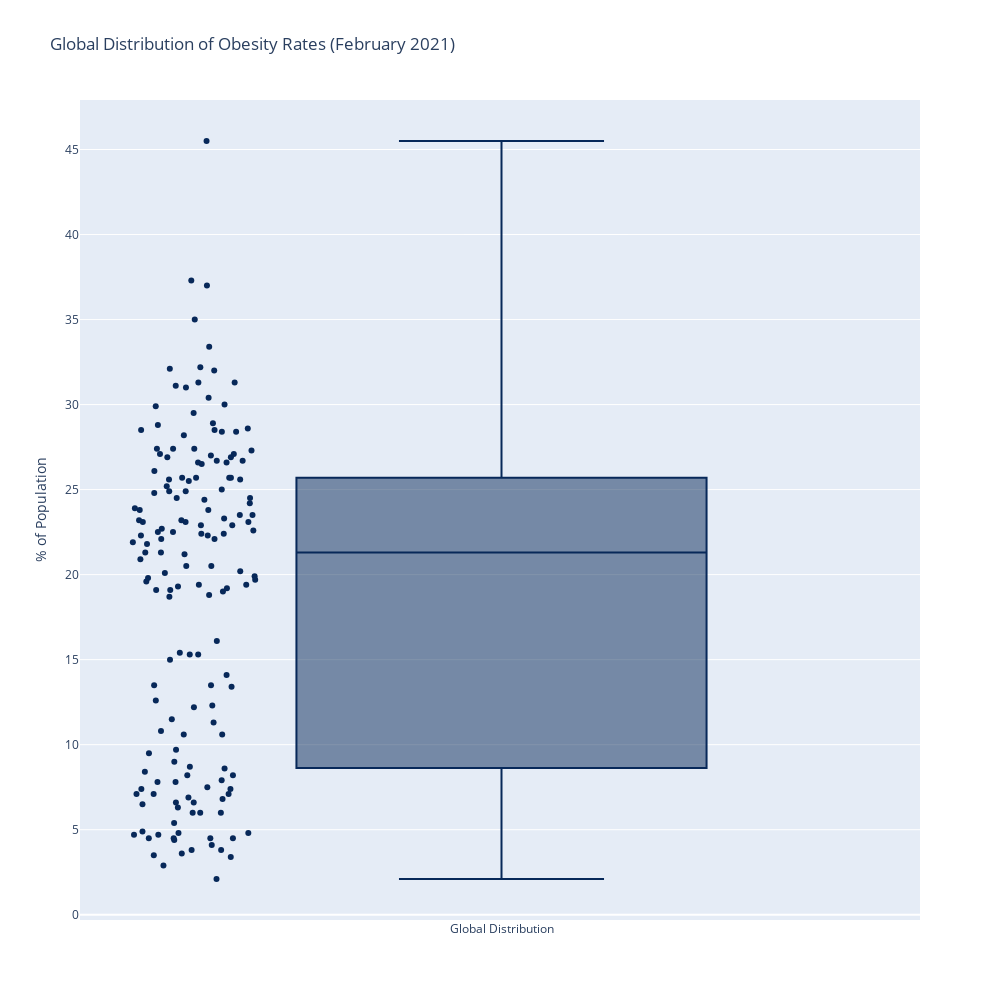

The notebook cell this image was saved under:
### Code cell
###ANTHONY CODE
##Analysis of Obesity data
obesity_fig = go.Figure()

obesity_fig.add_trace(go.Box(
    y=obesity, 
    customdata=fat_data["Country"],
    boxpoints='all',
    marker_color='rgb(7,40,89)',
    line_color='rgb(7,40,89)',
    hovertemplate='Country: %{customdata}<br>Obesity %{y}%<br>',
))

obesity_fig.update_layout(width=1000, height=1000, 
                  title="Global Distribution of Obesity Rates (February 2021)", 
                  yaxis_title="% of Population")

obesity_fig.update_traces(name='Global Distribution')

obesity_fig.show()
print("""
    This chart shows the distribution of obesity rates for each country with available data.
    The country with the highest obesity rate is Samoa with an obesity rate of 45.5%.
    The country with the lowest obesity rate is Vietnam with an obesity rate of 2.1%
    """)

##Normality Test
shapiro_test_stat, shapiro_p_value = stats.shapiro(obesity)
print(f"Shapiro-Wilk Test - Statistic: {shapiro_test_stat}, p-value: {shapiro_p_value}")

##Summary Stats for obesity
mean_obesity = np.mean(obesity)
median_obesity = np.median(obesity)
mode_obesity = stats.mode(obesity)
range_obesity = np.ptp(obesity)


print(f"Mean: {mean_obesity}")
print(f"Median: {median_obesity}")
print(f"Range: {range_obesity}")

##Calculate the variance and standard deviation for Obesity
var_numpy = np.var(obesity,ddof = 0)
sd_numpy = np.std(obesity,ddof = 0)

print(f"The variance for obesity is {var_numpy}")
print(f"The standard deviation for obesity is {sd_numpy}")
print(f"Roughly 68% of the data is between {round(gaverage_obesity-sd_numpy,3)} and {round(gaverage_obesity+sd_numpy,3)}")
print(f"Roughly 95% of the data is between {round(gaverage_obesity-2*sd_numpy,3)} and {round(gaverage_obesity+2*sd_numpy,3)}")
print(f"Roughly 99.7% of the data is between {round(gaverage_obesity-3*sd_numpy,3)} and {round(gaverage_obesity+3*sd_numpy,3)}")

### Figure 1 — Plotly figure (JSON) as saved in the notebook; plotly's stock layout.template omitted (floating-point values rounded to 4 significant figures; data arrays with more than 128 entries replaced by an {"elided": "..."} marker saying what was removed)
{"data": [{"boxpoints": "all", "customdata": {"elided": "163 str values"}, "hovertemplate": "Country: %{customdata}<br>Obesity %{y}%<br>", "line": {"color": "rgb(7,40,89)"}, "marker": {"color": "rgb(7,40,89)"}, "name": "Global Distribution", "type": "box", "y": {"elided": "163 float values"}}], "layout": {"height": 1000, "title": {"text": "Global Distribution of Obesity Rates (February 2021)"}, "width": 1000, "xaxis": {"autorange": true, "range": [-0.5036, 0.5], "type": "category"}, "yaxis": {"autorange": true, "range": [-0.3111, 47.91], "title": {"text": "% of Population"}, "type": "linear"}}}
